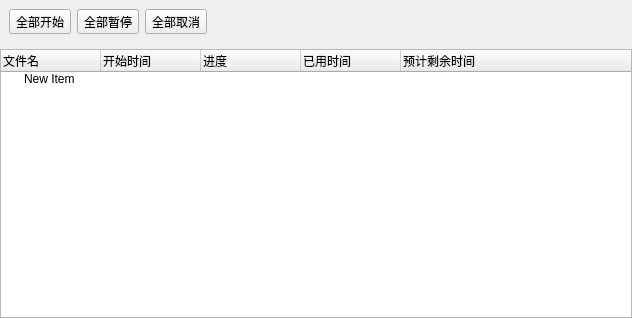
<?xml version="1.0" encoding="UTF-8"?>
<ui version="4.0">
 <class>UploadControlPage</class>
 <widget class="QWidget" name="UploadControlPage">
  <property name="geometry">
   <rect>
    <x>0</x>
    <y>0</y>
    <width>632</width>
    <height>318</height>
   </rect>
  </property>
  <property name="windowTitle">
   <string>Form</string>
  </property>
  <layout class="QVBoxLayout" name="verticalLayout">
   <property name="leftMargin">
    <number>0</number>
   </property>
   <property name="topMargin">
    <number>0</number>
   </property>
   <property name="rightMargin">
    <number>0</number>
   </property>
   <property name="bottomMargin">
    <number>0</number>
   </property>
   <item>
    <widget class="QWidget" name="widget" native="true">
     <property name="maximumSize">
      <size>
       <width>16777215</width>
       <height>50</height>
      </size>
     </property>
     <layout class="QHBoxLayout" name="horizontalLayout">
      <item>
       <widget class="QToolButton" name="beginAllBtn">
        <property name="text">
         <string>全部开始</string>
        </property>
       </widget>
      </item>
      <item>
       <widget class="QToolButton" name="stopAllBtn">
        <property name="text">
         <string>全部暂停</string>
        </property>
       </widget>
      </item>
      <item>
       <widget class="QToolButton" name="cancelAllBtn">
        <property name="text">
         <string>全部取消</string>
        </property>
       </widget>
      </item>
      <item>
       <spacer name="horizontalSpacer">
        <property name="orientation">
         <enum>Qt::Horizontal</enum>
        </property>
        <property name="sizeHint" stdset="0">
         <size>
          <width>306</width>
          <height>20</height>
         </size>
        </property>
       </spacer>
      </item>
     </layout>
    </widget>
   </item>
   <item>
    <widget class="QWidget" name="widget_2" native="true">
     <layout class="QGridLayout" name="gridLayout">
      <property name="leftMargin">
       <number>0</number>
      </property>
      <property name="topMargin">
       <number>0</number>
      </property>
      <property name="rightMargin">
       <number>0</number>
      </property>
      <property name="bottomMargin">
       <number>0</number>
      </property>
      <item row="0" column="0">
       <widget class="QTreeWidget" name="treeWidget">
        <column>
         <property name="text">
          <string>文件名</string>
         </property>
        </column>
        <column>
         <property name="text">
          <string>开始时间</string>
         </property>
        </column>
        <column>
         <property name="text">
          <string>进度</string>
         </property>
        </column>
        <column>
         <property name="text">
          <string>已用时间</string>
         </property>
        </column>
        <column>
         <property name="text">
          <string>预计剩余时间</string>
         </property>
        </column>
        <item>
         <property name="text">
          <string>New Item</string>
         </property>
        </item>
       </widget>
      </item>
     </layout>
    </widget>
   </item>
  </layout>
 </widget>
 <resources/>
 <connections/>
</ui>
